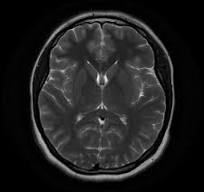
#> input picture Week2/images/Brain_MRI.jpeg, 204 x 192 px
$ jupyter execute --allow-errors Masking.ipynb   (shell and % lines are left out)
#> lines starting #> are read from the running program, lines starting #| are printed output that depends on the picture; after the words box and inside, x2 and y2 are one past the last pixel; in counts of white or black regions, pixels touching at a corner belong together
[cell 1]
import numpy as np
import matplotlib.pyplot as plt
import cv2

[cell 2]
img = cv2.imread('images/Brain_MRI.jpeg')
#> img is the input picture: shape (192, 204, 3); min 0, max 248, mean 31.7
img = cv2.cvtColor(img, cv2.COLOR_BGR2GRAY)
#> img: shape (192, 204)
brain_mri = img.copy()
plt.axis('off')
plt.imshow(img, cmap='gray')

[cell 3]
hist = np.zeros(256)
for i in range(256):
    hist[i] = np.sum(img == i)
#> after the loop, hist = 256 values, max 7822 at index 0, min 0 at index 176, mean 153

[cell 4]
plt.figure()
plt.bar(np.arange(256), hist)
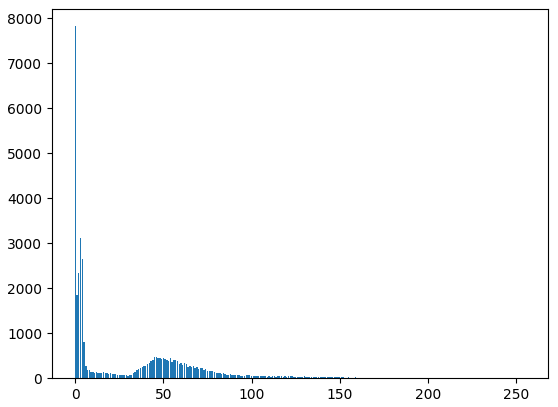
#> figure drawn by matplotlib, 1 panel; tallest bar 7822 high, from x = -0.4 to 0.4

[cell 5]
t = img.mean()
#> t = 31.73
binary_mask = img > t
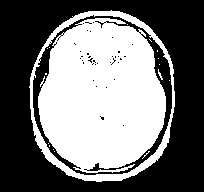
#> binary_mask: shape (192, 204) bool; 45.2% white; 17 white regions (14 under 20 px), largest, box (x1, y1, x2, y2) and area: (38, 18, 166, 173) 15134, (29, 10, 175, 182) 2512, (158, 69, 163, 80) 20
plt.axis('off')
plt.imshow(binary_mask, cmap='gray')

[cell 6]
# Eliminate skull recursively
def label_skull(x, y):
    if(binary_mask[x, y] == 0):
        return
    else:
        binary_mask[x, y] = 0
        label_skull(x+1, y)
        label_skull(x-1, y)
        label_skull(x, y+1)
        label_skull(x, y-1)

[cell 7]
# Find some pixel of the skull so that after that we can eliminate the whole skull by using label_shull function
x = int(binary_mask.shape[0]/2)
#> x = 96
y = 1
while(not(binary_mask[x,y-1] and binary_mask[x,y+1] and binary_mask[x-1,y] and binary_mask[x+1,y])):
    y += 1
#> this loop made 30 passes
#> after the loop, y = 31

#> (a cell that did not finish here is left out)

#> in label_skull, `binary_mask[x, y] = 0`: binary_mask: shape (192, 204) bool; 45.2% white; 17 white regions (14 under 20 px), largest, box (x1, y1, x2, y2) and area: (38, 18, 166, 173) 15134, (29, 10, 175, 182) 2511, (158, 69, 163, 80) 20
#> in label_skull (call 2), `binary_mask[x, y] = 0`: binary_mask: shape (192, 204) bool; 45.2% white; 17 white regions (14 under 20 px), largest, box (x1, y1, x2, y2) and area: (38, 18, 166, 173) 15134, (29, 10, 175, 182) 2510, (158, 69, 163, 80) 20
#> in label_skull (call 3), `binary_mask[x, y] = 0`: binary_mask: shape (192, 204) bool; 45.2% white; 17 white regions (14 under 20 px), largest, box (x1, y1, x2, y2) and area: (38, 18, 166, 173) 15134, (29, 10, 175, 182) 2509, (158, 69, 163, 80) 20
#> in label_skull (call 4), `binary_mask[x, y] = 0`: binary_mask: shape (192, 204) bool; 45.2% white; 17 white regions (14 under 20 px), largest, box (x1, y1, x2, y2) and area: (38, 18, 166, 173) 15134, (29, 10, 175, 182) 2508, (158, 69, 163, 80) 20
#> in label_skull (call 5), `binary_mask[x, y] = 0`: binary_mask: shape (192, 204) bool; 45.2% white; 17 white regions (14 under 20 px), largest, box (x1, y1, x2, y2) and area: (38, 18, 166, 173) 15134, (29, 10, 175, 182) 2507, (158, 69, 163, 80) 20
#> in label_skull (call 6), `binary_mask[x, y] = 0`: binary_mask: shape (192, 204) bool; 45.2% white; 17 white regions (14 under 20 px), largest, box (x1, y1, x2, y2) and area: (38, 18, 166, 173) 15134, (29, 10, 175, 182) 2506, (158, 69, 163, 80) 20
#> in label_skull (call 7), `binary_mask[x, y] = 0`: binary_mask: shape (192, 204) bool; 45.2% white; 17 white regions (14 under 20 px), largest, box (x1, y1, x2, y2) and area: (38, 18, 166, 173) 15134, (29, 10, 175, 182) 2505, (158, 69, 163, 80) 20
#> in label_skull (call 8), `binary_mask[x, y] = 0`: binary_mask: shape (192, 204) bool; 45.2% white; 17 white regions (14 under 20 px), largest, box (x1, y1, x2, y2) and area: (38, 18, 166, 173) 15134, (29, 10, 175, 182) 2504, (158, 69, 163, 80) 20
#> in label_skull (call 9), `binary_mask[x, y] = 0`: binary_mask: shape (192, 204) bool; 45.2% white; 17 white regions (14 under 20 px), largest, box (x1, y1, x2, y2) and area: (38, 18, 166, 173) 15134, (29, 10, 175, 182) 2503, (158, 69, 163, 80) 20
#> in label_skull (call 10), `binary_mask[x, y] = 0`: binary_mask: shape (192, 204) bool; 45.2% white; 17 white regions (14 under 20 px), largest, box (x1, y1, x2, y2) and area: (38, 18, 166, 173) 15134, (29, 10, 175, 182) 2502, (158, 69, 163, 80) 20
#> in label_skull (call 11), `binary_mask[x, y] = 0`: binary_mask: shape (192, 204) bool; 45.2% white; 17 white regions (14 under 20 px), largest, box (x1, y1, x2, y2) and area: (38, 18, 166, 173) 15134, (29, 10, 175, 182) 2501, (158, 69, 163, 80) 20
#> in label_skull (call 12), `binary_mask[x, y] = 0`: binary_mask: shape (192, 204) bool; 45.2% white; 17 white regions (14 under 20 px), largest, box (x1, y1, x2, y2) and area: (38, 18, 166, 173) 15134, (29, 10, 175, 182) 2500, (158, 69, 163, 80) 20
#> in label_skull (call 13), `binary_mask[x, y] = 0`: binary_mask: shape (192, 204) bool; 45.1% white; 17 white regions (14 under 20 px), largest, box (x1, y1, x2, y2) and area: (38, 18, 166, 173) 15134, (29, 10, 175, 182) 2499, (158, 69, 163, 80) 20
#> in label_skull (call 14), `binary_mask[x, y] = 0`: binary_mask: shape (192, 204) bool; 45.1% white; 17 white regions (14 under 20 px), largest, box (x1, y1, x2, y2) and area: (38, 18, 166, 173) 15134, (29, 10, 175, 182) 2498, (158, 69, 163, 80) 20
#> in label_skull (call 15), `binary_mask[x, y] = 0`: binary_mask: shape (192, 204) bool; 45.1% white; 17 white regions (14 under 20 px), largest, box (x1, y1, x2, y2) and area: (38, 18, 166, 173) 15134, (29, 10, 175, 182) 2497, (158, 69, 163, 80) 20
#> in label_skull (call 16), `binary_mask[x, y] = 0`: binary_mask: shape (192, 204) bool; 45.1% white; 17 white regions (14 under 20 px), largest, box (x1, y1, x2, y2) and area: (38, 18, 166, 173) 15134, (29, 10, 175, 182) 2496, (158, 69, 163, 80) 20
#> in label_skull (call 17), `binary_mask[x, y] = 0`: binary_mask: shape (192, 204) bool; 45.1% white; 17 white regions (14 under 20 px), largest, box (x1, y1, x2, y2) and area: (38, 18, 166, 173) 15134, (29, 10, 175, 182) 2495, (158, 69, 163, 80) 20
#> in label_skull (call 18), `binary_mask[x, y] = 0`: binary_mask: shape (192, 204) bool; 45.1% white; 17 white regions (14 under 20 px), largest, box (x1, y1, x2, y2) and area: (38, 18, 166, 173) 15134, (29, 10, 175, 182) 2494, (158, 69, 163, 80) 20
#> in label_skull (call 19), `binary_mask[x, y] = 0`: binary_mask: shape (192, 204) bool; 45.1% white; 17 white regions (14 under 20 px), largest, box (x1, y1, x2, y2) and area: (38, 18, 166, 173) 15134, (29, 10, 175, 182) 2493, (158, 69, 163, 80) 20
#> in label_skull (call 20), `binary_mask[x, y] = 0`: binary_mask: shape (192, 204) bool; 45.1% white; 17 white regions (14 under 20 px), largest, box (x1, y1, x2, y2) and area: (38, 18, 166, 173) 15134, (29, 10, 175, 182) 2492, (158, 69, 163, 80) 20
#> in label_skull (call 21), `binary_mask[x, y] = 0`: binary_mask: shape (192, 204) bool; 45.1% white; 17 white regions (14 under 20 px), largest, box (x1, y1, x2, y2) and area: (38, 18, 166, 173) 15134, (29, 10, 175, 182) 2491, (158, 69, 163, 80) 20
#> in label_skull (call 22), `binary_mask[x, y] = 0`: binary_mask: shape (192, 204) bool; 45.1% white; 17 white regions (14 under 20 px), largest, box (x1, y1, x2, y2) and area: (38, 18, 166, 173) 15134, (29, 10, 175, 182) 2490, (158, 69, 163, 80) 20
#> in label_skull (call 23), `binary_mask[x, y] = 0`: binary_mask: shape (192, 204) bool; 45.1% white; 17 white regions (14 under 20 px), largest, box (x1, y1, x2, y2) and area: (38, 18, 166, 173) 15134, (29, 10, 175, 182) 2489, (158, 69, 163, 80) 20
#> in label_skull (call 24), `binary_mask[x, y] = 0`: binary_mask: shape (192, 204) bool; 45.1% white; 17 white regions (14 under 20 px), largest, box (x1, y1, x2, y2) and area: (38, 18, 166, 173) 15134, (29, 10, 175, 182) 2488, (158, 69, 163, 80) 20
#> in label_skull (call 27), `binary_mask[x, y] = 0`: binary_mask: shape (192, 204) bool; 45.1% white; 17 white regions (14 under 20 px), largest, box (x1, y1, x2, y2) and area: (38, 18, 166, 173) 15134, (29, 10, 175, 182) 2487, (158, 69, 163, 80) 20
#> in label_skull (call 28), `binary_mask[x, y] = 0`: binary_mask: shape (192, 204) bool; 45.1% white; 17 white regions (14 under 20 px), largest, box (x1, y1, x2, y2) and area: (38, 18, 166, 173) 15134, (29, 10, 175, 182) 2486, (158, 69, 163, 80) 20
#> in label_skull (call 29), `binary_mask[x, y] = 0`: binary_mask: shape (192, 204) bool; 45.1% white; 17 white regions (14 under 20 px), largest, box (x1, y1, x2, y2) and area: (38, 18, 166, 173) 15134, (29, 10, 175, 182) 2485, (158, 69, 163, 80) 20
#> in label_skull (call 30), `binary_mask[x, y] = 0`: binary_mask: shape (192, 204) bool; 45.1% white; 17 white regions (14 under 20 px), largest, box (x1, y1, x2, y2) and area: (38, 18, 166, 173) 15134, (29, 10, 175, 182) 2484, (158, 69, 163, 80) 20
#> in label_skull (call 33), `binary_mask[x, y] = 0`: binary_mask: shape (192, 204) bool; 45.1% white; 17 white regions (14 under 20 px), largest, box (x1, y1, x2, y2) and area: (38, 18, 166, 173) 15134, (29, 10, 175, 182) 2483, (158, 69, 163, 80) 20
#> in label_skull (call 34), `binary_mask[x, y] = 0`: binary_mask: shape (192, 204) bool; 45.1% white; 17 white regions (14 under 20 px), largest, box (x1, y1, x2, y2) and area: (38, 18, 166, 173) 15134, (29, 10, 175, 182) 2482, (158, 69, 163, 80) 20
#> in label_skull (call 35), `binary_mask[x, y] = 0`: binary_mask: shape (192, 204) bool; 45.1% white; 17 white regions (14 under 20 px), largest, box (x1, y1, x2, y2) and area: (38, 18, 166, 173) 15134, (29, 10, 175, 182) 2481, (158, 69, 163, 80) 20
#> in label_skull (call 36), `binary_mask[x, y] = 0`: binary_mask: shape (192, 204) bool; 45.1% white; 17 white regions (14 under 20 px), largest, box (x1, y1, x2, y2) and area: (38, 18, 166, 173) 15134, (29, 10, 175, 182) 2480, (158, 69, 163, 80) 20
#> in label_skull (call 37), `binary_mask[x, y] = 0`: binary_mask: shape (192, 204) bool; 45.1% white; 17 white regions (14 under 20 px), largest, box (x1, y1, x2, y2) and area: (38, 18, 166, 173) 15134, (29, 10, 175, 182) 2479, (158, 69, 163, 80) 20
#> in label_skull (call 38), `binary_mask[x, y] = 0`: binary_mask: shape (192, 204) bool; 45.1% white; 17 white regions (14 under 20 px), largest, box (x1, y1, x2, y2) and area: (38, 18, 166, 173) 15134, (29, 10, 175, 182) 2478, (158, 69, 163, 80) 20
#> in label_skull (call 39), `binary_mask[x, y] = 0`: binary_mask: shape (192, 204) bool; 45.1% white; 17 white regions (14 under 20 px), largest, box (x1, y1, x2, y2) and area: (38, 18, 166, 173) 15134, (29, 10, 175, 182) 2477, (158, 69, 163, 80) 20
#> in label_skull (call 40), `binary_mask[x, y] = 0`: binary_mask: shape (192, 204) bool; 45.1% white; 17 white regions (14 under 20 px), largest, box (x1, y1, x2, y2) and area: (38, 18, 166, 173) 15134, (29, 10, 175, 182) 2476, (158, 69, 163, 80) 20

[cell 9]
plt.axis('off')
plt.imshow(binary_mask, cmap='gray')
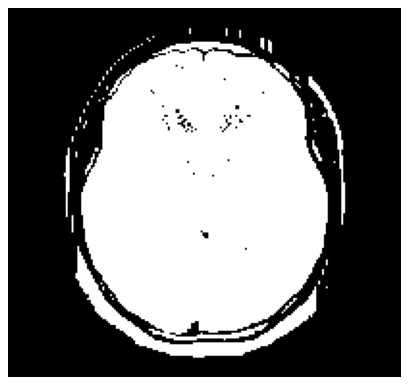
#> figure drawn by matplotlib, 1 panel

[cell 10]
# purify the binary image
for i in range(1,binary_mask.shape[0]-1):
    for j in range(1,binary_mask.shape[1]-1):
        if(binary_mask[i-1,j] + binary_mask[i+1,j] + binary_mask[i,j-1] + binary_mask[i,j+1] < 1):
            binary_mask[i,j] = 0
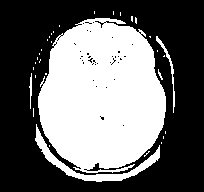
#> binary_mask: shape (192, 204) bool; 42.2% white; 33 white regions (28 under 20 px), largest, box (x1, y1, x2, y2) and area: (38, 18, 166, 173) 15133, (35, 124, 160, 182) 1033, (156, 36, 175, 113) 178, (29, 73, 32, 109) 57, (158, 69, 163, 80) 20

[cell 11]
# extracting the braing from the original image using our binary mask
masked_image = brain_mri.copy()
for i in range(binary_mask.shape[0]):
    for j in range(binary_mask.shape[1]):
        if(binary_mask[i,j] == 0):
            masked_image[i,j] = 0
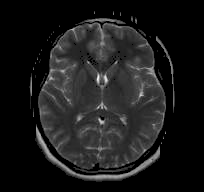
#> masked_image: shape (192, 204); min 0, max 248, mean 27.2

[cell 12]
plt.axis('off')
plt.imshow(masked_image, cmap='gray')

[cell 13]
# collecting data from the brain image
pix_vals = []
for i in range(masked_image.shape[0]):
    for j in range(masked_image.shape[1]):
        if(masked_image[i,j] > 0):
            pix_vals.append(masked_image[i,j])
#> after the loop, pix_vals = 16526 values, max 248 at index 5569, min 32 at index 34, mean 64.37

[cell 14]
# helper functions from the previous notebook
#K-means ++ initialization
def kmeans_plus_plus_initialization(pix_vals, k):
#> called with pix_vals = array of shape (16526,), k = 3
    centroids = []
    centroids.append(pix_vals[np.random.randint(pix_vals.shape[0])])
    for _ in range(1, k):
        dist = np.array([min([(np.subtract(c,x))**2 for c in centroids]) for x in pix_vals])
        probs = dist/dist.sum()
        cumulative_probs = probs.cumsum()
        r = np.random.rand()
        for j, p in enumerate(cumulative_probs):
            if r < p:
                i = j
                break
        centroids.append(pix_vals[i])
#> after the loop, centroids = [70, 84, 85]
    return np.array(centroids)

#distance function
def V(v1, v2):
    if(v1 > v2):
        return (v1 - v2)
    else:
        return (v2 - v1)

#E step
#Assign clusters to each pixel
def assign_clusters(pix_vals, centroids):
    clusters = np.zeros(len(pix_vals))
    for i, pix in enumerate(pix_vals):
        distances = [V(pix, centroid) for centroid in centroids]
        clusters[i] = np.argmin(distances)
    return clusters

#M step
#Update centroids based on the assigned clusters
def update_centroids(pix_vals, clusters, k):
    new_centroids = []
    for i in range(k):
        cluster = pix_vals[clusters == i]
        new_centroids.append(np.mean(cluster, axis=0))
    return np.array(new_centroids)

[cell 15]
# k-means clustering, k = 3
k = 3

centroids = kmeans_plus_plus_initialization(np.array(pix_vals), k)
new_centroids = np.zeros(centroids.shape)
#> new_centroids = [0, 0, 0]

while(not np.array_equal(centroids, new_centroids)):
    clusters = assign_clusters(np.array(pix_vals), centroids)
    new_centroids = update_centroids(np.array(pix_vals), clusters, k)
    centroids = new_centroids
#> this loop made 1 pass
#> centroids on pass 1: [53.9, 80.75, 114.8]

# reconstruct the brain image using the centroids
reconstructed_image = masked_image.copy()

for i in range(reconstructed_image.shape[0]):
    for j in range(reconstructed_image.shape[1]):
        if(reconstructed_image[i,j] > 0):
            distances = [V(reconstructed_image[i,j], centroid) for centroid in centroids]
            reconstructed_image[i,j] = centroids[np.argmin(distances)]

plt.axis('off')
plt.imshow(reconstructed_image, cmap='gray')
